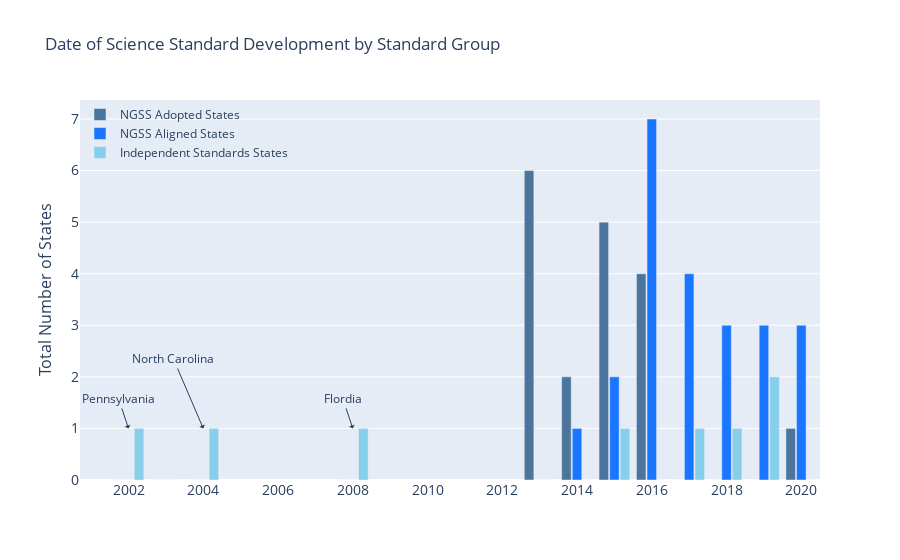

Write notebook code for a chart like this one.
### Code cell
#graph the stat counts by year and alignment
fig = go.Figure() 

years= [2002, 2003, 2004, 2008, 2013, 2014, 2015, 2016, 2017, 2018, 2019, 2020] 

fig = go.Figure()
fig.add_trace(go.Bar(x=years,
                y=[0, 0, 0, 0, 6, 2, 5, 4, 0, 0, 0, 1],
                name='NGSS Adopted States',
                marker_color='rgb(75, 117, 156)'
                ))
fig.add_trace(go.Bar(x=years,
                y=[0, 0, 0, 0, 0, 1, 2, 7, 4, 3, 3, 3],
                name='NGSS Aligned States',
                marker_color='rgb(26, 118, 255)'
                )) 
fig.add_trace(go.Bar(x=years,
                y=[1, 0, 1, 1, 0, 0, 1, 0, 1, 1, 2, 0],
                name='Independent Standards States',
                marker_color='rgb(135, 206, 235)'
                ))

fig.update_layout(
    title='Date of Science Standard Development by Standard Group',
    xaxis_tickfont_size=14,
    yaxis=dict(
        title='Total Number of States',
        titlefont_size=16,
        tickfont_size=14,
    ),
    legend=dict(
        x=0,
        y=1.0,
        bgcolor='rgba(255, 255, 255, 0)',
        bordercolor='rgba(255, 255, 255, 0)'
    ),
    barmode='group',
    bargap=0.15, # gap between bars of adjacent location coordinates.
    bargroupgap=0.1 # gap between bars of the same location coordinate.
) 

fig.add_annotation(x=2002, y=1,
            text="Pennsylvania",
            showarrow=True,
            arrowhead=1) 

fig.add_annotation(x=2004, y=1,
            text="North Carolina",
            showarrow=True,
            arrowhead=1, 
            ax=-30,
            ay=-70) 

fig.add_annotation(x=2008, y=1,
            text="Flordia",
            showarrow=True,
            arrowhead=1)
fig.show()

### Figure 1 — Plotly figure (JSON) as saved in the notebook; plotly's stock layout.template omitted (floating-point values rounded to 4 significant figures)
{"data": [{"marker": {"color": "rgb(75, 117, 156)"}, "name": "NGSS Adopted States", "type": "bar", "x": [2002, 2003, 2004, 2008, 2013, 2014, 2015, 2016, 2017, 2018, 2019, 2020], "y": [0, 0, 0, 0, 6, 2, 5, 4, 0, 0, 0, 1]}, {"marker": {"color": "rgb(26, 118, 255)"}, "name": "NGSS Aligned States", "type": "bar", "x": [2002, 2003, 2004, 2008, 2013, 2014, 2015, 2016, 2017, 2018, 2019, 2020], "y": [0, 0, 0, 0, 0, 1, 2, 7, 4, 3, 3, 3]}, {"marker": {"color": "rgb(135, 206, 235)"}, "name": "Independent Standards States", "type": "bar", "x": [2002, 2003, 2004, 2008, 2013, 2014, 2015, 2016, 2017, 2018, 2019, 2020], "y": [1, 0, 1, 1, 0, 0, 1, 0, 1, 1, 2, 0]}], "layout": {"annotations": [{"arrowhead": 1, "showarrow": true, "text": "Pennsylvania", "x": 2002, "y": 1}, {"arrowhead": 1, "ax": -30, "ay": -70, "showarrow": true, "text": "North Carolina", "x": 2004, "y": 1}, {"arrowhead": 1, "showarrow": true, "text": "Flordia", "x": 2008, "y": 1}], "bargap": 0.15, "bargroupgap": 0.1, "barmode": "group", "legend": {"bgcolor": "rgba(255, 255, 255, 0)", "bordercolor": "rgba(255, 255, 255, 0)", "x": 0, "y": 1}, "title": {"text": "Date of Science Standard Development by Standard Group"}, "xaxis": {"tickfont": {"size": 14}}, "yaxis": {"tickfont": {"size": 14}, "title": {"font": {"size": 16}, "text": "Total Number of States"}}}}
